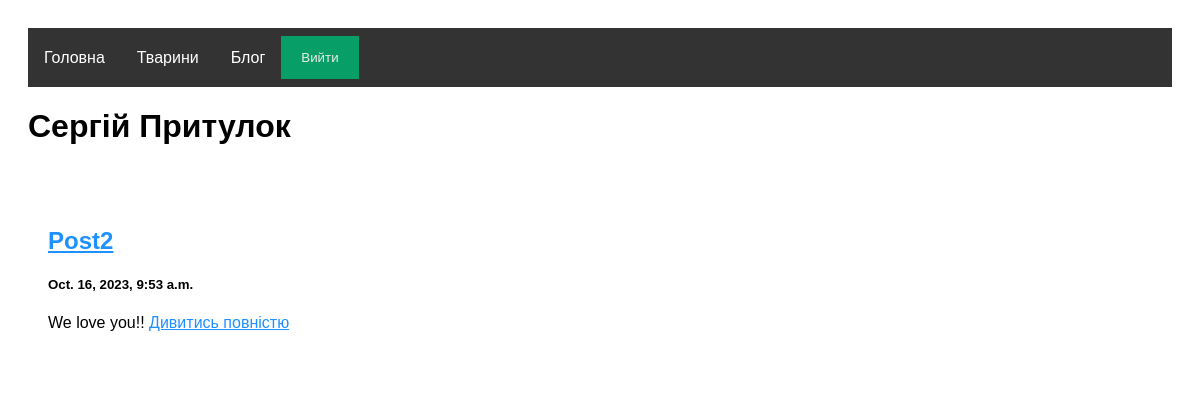
Screenshot of /blog/ (signed in) with the database file from the repository.
### blog/models.py (models this page shows, shortened)
class BlogPost(models.Model):
    title = models.CharField(max_length=100)
    text = models.TextField()
    tag_id = models.ForeignKey(Tag, on_delete=models.CASCADE)
    date = models.DateTimeField(auto_now_add=True)

### blog/views.py (the view)
# urls.py: path('', views.get_all_posts, name='get_all_posts'),
def get_all_posts(request):
    tag_filter = request.GET.get("tag")
    if tag_filter:
        posts = blog.models.BlogPost.objects.all().filter(tag_id_id=tag_filter)
    else:
        posts = blog.models.BlogPost.objects.all()
    return render(request, 'blog/index.html', {'posts':posts})

### templates/blog/index.html
{% extends 'base.html' %}
{% block content %}
    <div class="row">
        <div class="leftcolumn">
            {% for post in posts %}
                <div class="card">
                   <a href="/blog/{{ post.id }}"> <h2>{{ post.title }}</h2>
                   </a>
                    <h5>{{ post.date }}</h5>
                    <p>
                        {{ post.text|truncatewords_html:20}}
                        <a href="/blog/{{ post.id }}">Дивитись повністю</a>
                    </p>
                </div>
            {% endfor %}
        </div>
    </div>
{% endblock %}

### static/css/styles.css (style rules this page uses)
* { box-sizing: border-box; }
a { color: dodgerblue; }
body { font-family: Arial; padding: 20px; }
.leftcolumn { float: left; width: 75%; }
.card { background-color: white; padding: 20px; margin-top: 20px; }
.row:after { content: ""; display: table; clear: both; }
body { background: white !important; }

### rows the page displays
BlogPost: title "Post2", date "Oct. 16, 2023, 9:53 a.m.", text "We love you!!"
